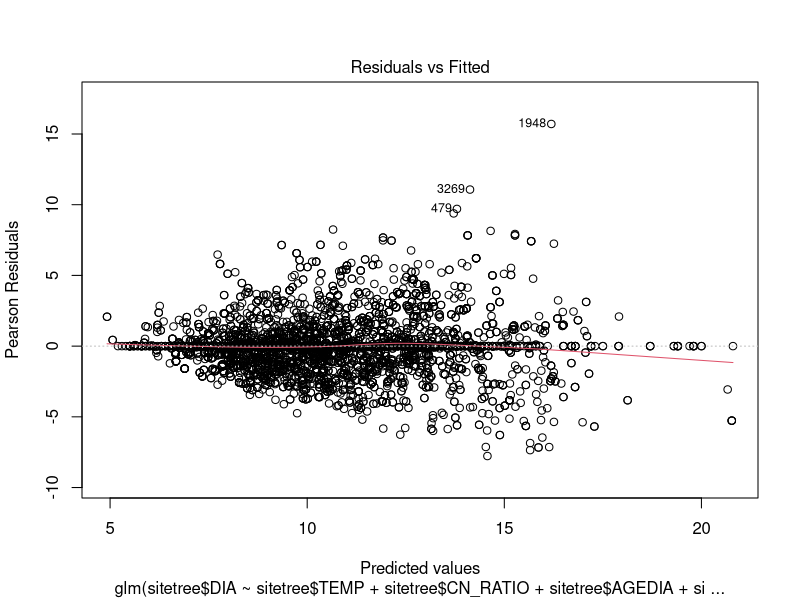
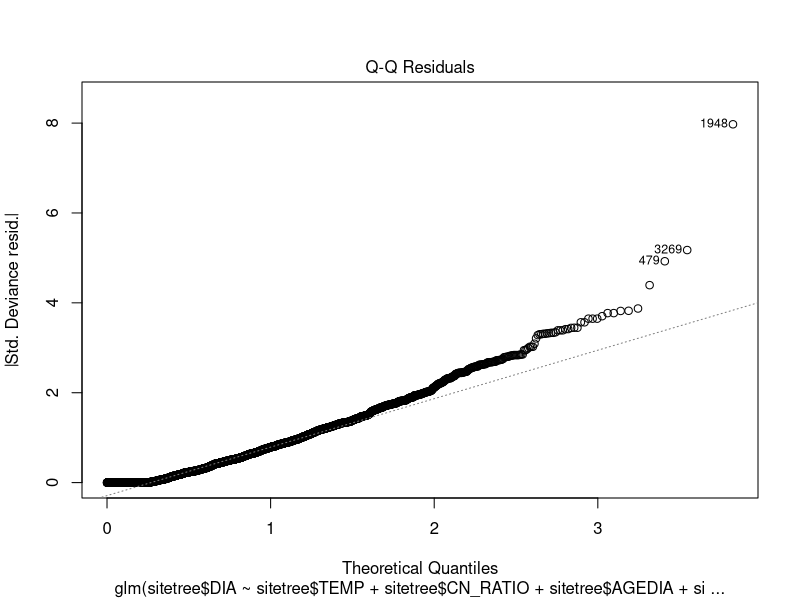
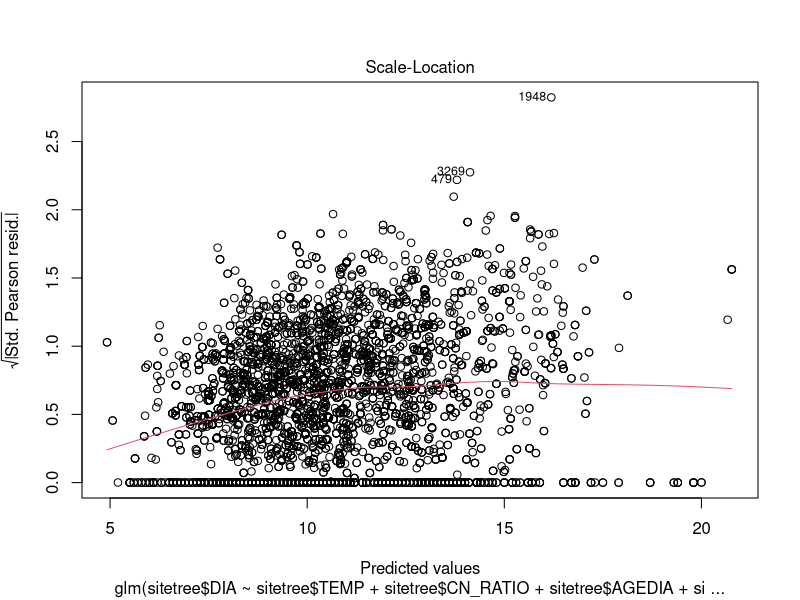
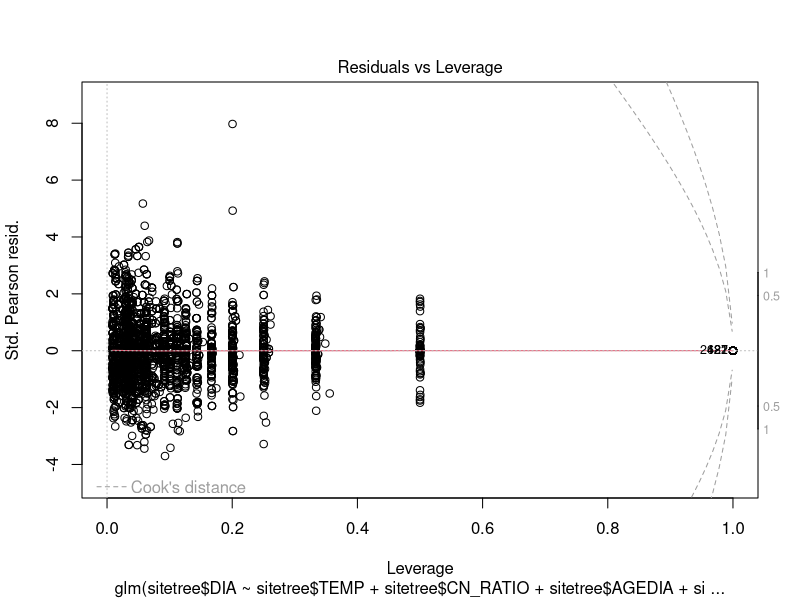
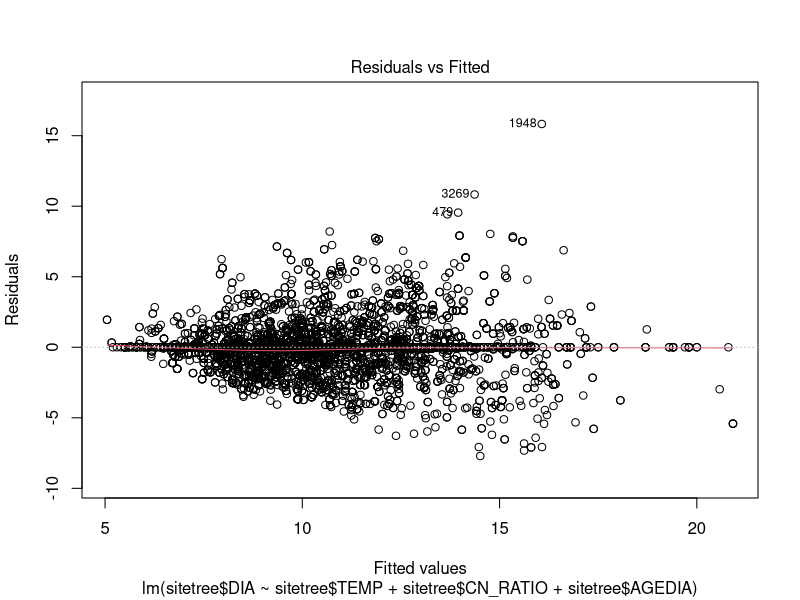
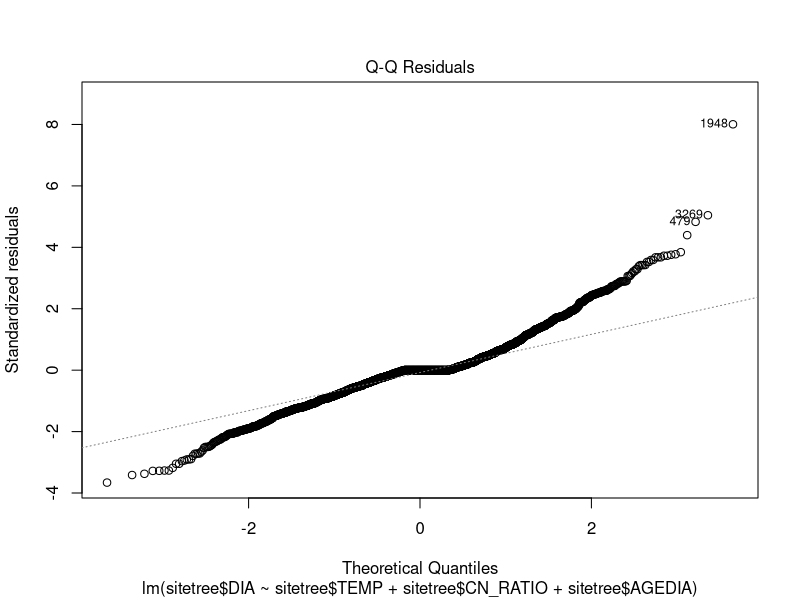
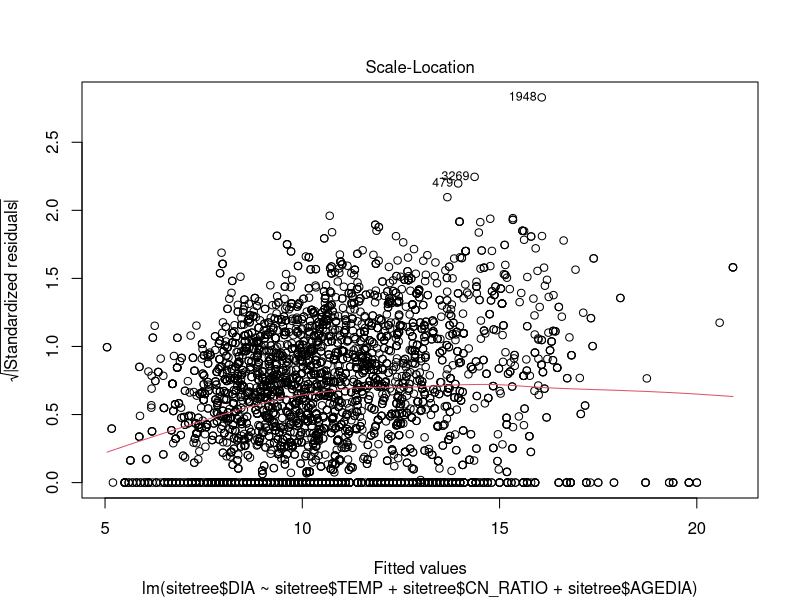
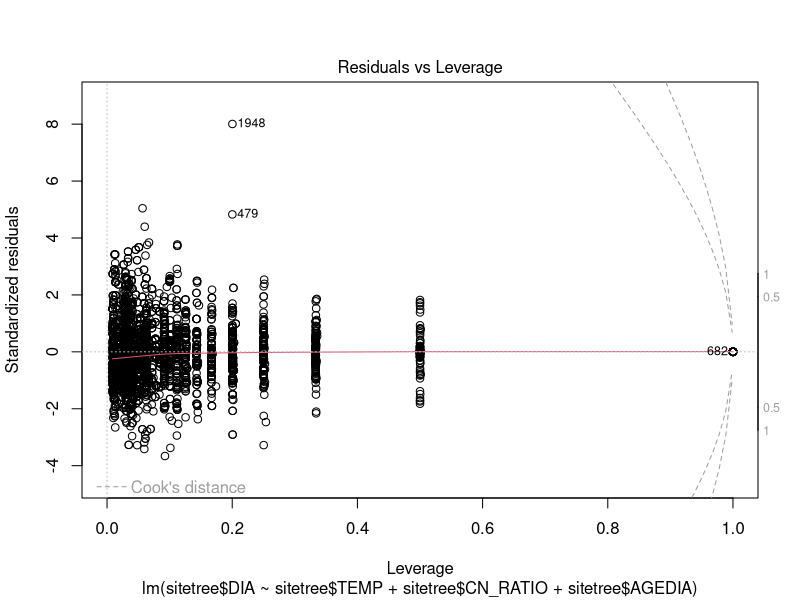

Reproduce these figures in R, in order.
sitetree<-read.csv("sitetree11.26.19.csv", header=T, sep=",", stringsAsFactors = F)

model1<-glm(sitetree$DIA~sitetree$TEMP+sitetree$CN_RATIO+sitetree$AGEDIA+sitetree$SPCD+sitetree$SOIL_MOIS)
summary(model1)
plot(model1)

model2<-lm(sitetree$DIA~sitetree$TEMP+sitetree$CN_RATIO+sitetree$AGEDIA)
summary(model2)
plot(model2)

plot(sitetree$CN_RATIO~sitetree$TEMP)

model3<-glm(sitetree$DIA~sitetree$TEMP+sitetree$CN_RATIO+sitetree$AGEDIA+sitetree$SPCD+sitetree$SOIL_MOIS)
summary(model3)
plot(model3)

sitetree$CN_RATIO<-as.numeric(sitetree$CN_RATIO)
sitetree$SPCD<-as.factor(sitetree$SPCD)
